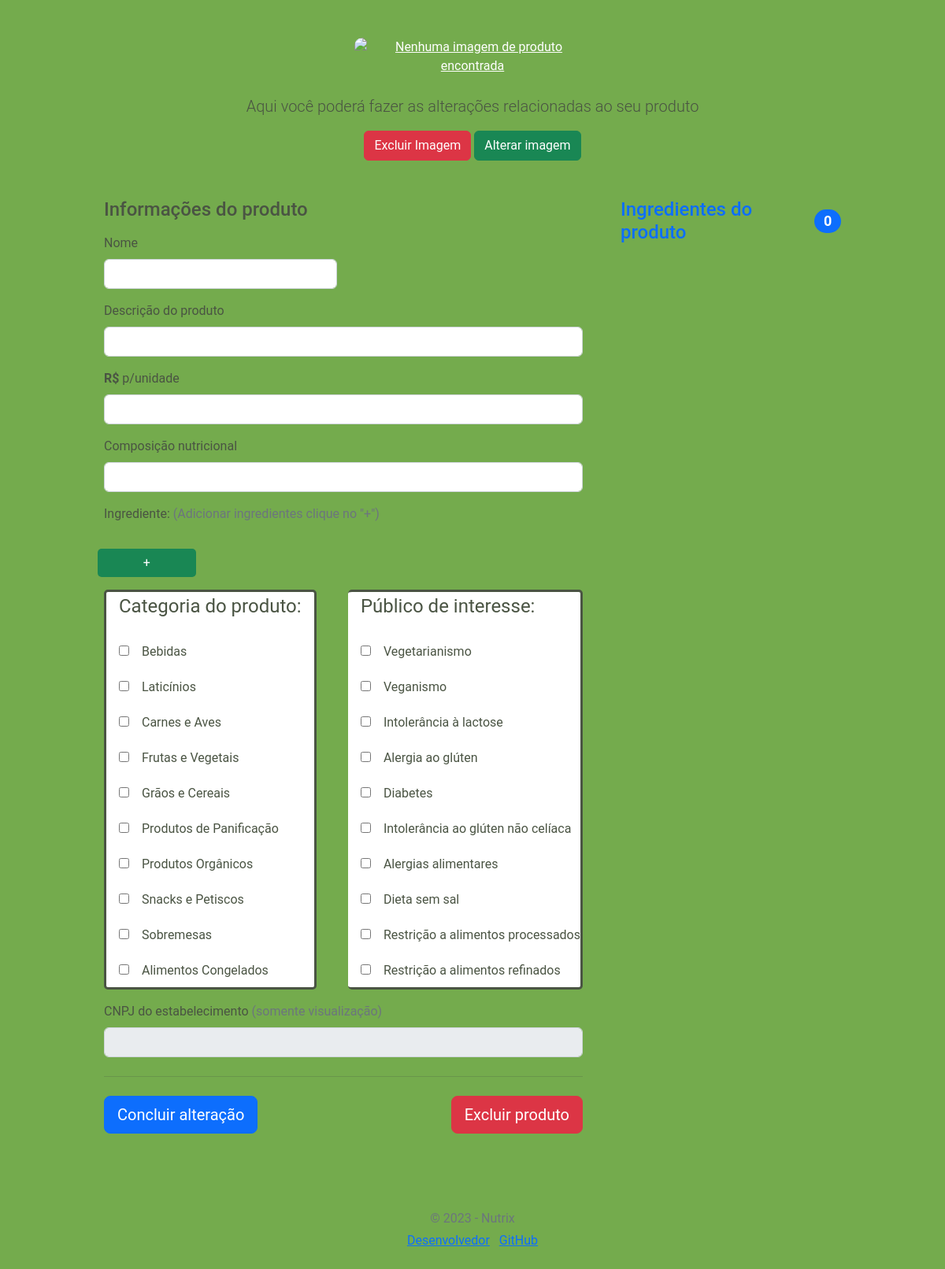
Screenshot of /estabelecimento/alterar_produto.php with the database file from the repository.
### tables this page shows
CREATE TABLE categoria(

  cod INT(6) PRIMARY KEY AUTO_INCREMENT,
  tipo TINYTEXT,
  nome TINYTEXT,
  descricao TINYTEXT
);

### estabelecimento/alterar_produto.php (the view, shortened to what this page needs)
<?php
require_once "../conexao.php";
$codProduto = $_GET['cod'];
$sql = "SELECT * FROM ingrediente
INNER JOIN produto_ingrediente ON produto_ingrediente.cod_ingrediente = ingrediente.cod
WHERE produto_ingrediente.cod_produto = '$codProduto'";
$result = mysqli_query($conexao, $sql);
$somaIngredientes = $result->num_rows;
?>
<!doctype html>
<html lang="en">
<head>
  <link href="../estilos/bootstrap-exemplos/assets/dist/css/bootstrap.min.css" rel="stylesheet">
  <link rel="stylesheet" type="text/css" href="../estilos/estilo.css">
  <link href="form-validation.css" rel="stylesheet">
</head>
<body>
  <div class="container">
    <main>
      <div class="py-5 text-center">
        <?php if($foto === ""){?>
       <img class="d-block mx-auto mb-4" src="<?php echo $foto ?>" alt="Nenhuma imagem de produto encontrada" style="color: white; text-decoration: underline; cursor: url('../img/svg/sadCursor.svg'), auto;">
        <?php }else{ ?>
       <img class="d-block mx-auto mb-4" src="<?php echo $foto ?>" alt="Nenhuma imagem de produto encontrada" style="color: white; text-decoration: underline;">
     <?php }?>
        <p class="lead">Aqui você poderá fazer as alterações relacionadas ao seu produto</p>
        <div class="mt-3">
          <a href="drop_image.php?cod=<?php echo $codProduto; ?>" class="btn btn-danger">Excluir Imagem</a>
          <a href="#" class="btn btn-success open-modal" data-toggle="modal" data-target="#myModal">Alterar imagem</a>
        </div>
      </div>
      <div class="row g-5">
        <div class="col-md-5 col-lg-4 order-md-last">
          <h4 class="d-flex justify-content-between align-items-center mb-3">
            <span class="text-primary">Ingredientes do produto</span>
            <span class="badge bg-primary rounded-pill"><?php echo $somaIngredientes; ?></span>
          </h4>
        </div>
        <div class="col-md-7 col-lg-8">
          <h4 class="mb-3">Informações do produto</h4>
          <form class="needs-validation" id="formulario" action="update_produto.php?cod=<?php echo $codProduto?>" method="POST" enctype="multipart/form-data">
            <div class="row g-3">
              <div class="col-sm-6">
                <label for="nome" class="form-label">Nome</label>
                <input type="text" class="form-control" name="nome" id="nome" placeholder="" value="<?php echo $nome_produto; ?>" required="">
              </div>
              <div class="col-12">
                <label for="descricao" class="form-label">Descrição do produto</label>
                <div class="input-group has-validation">
                  <input type="text" class="form-control" name="descricao" id="descricao" placeholder="" required="" value="<?php echo $descricao_produto; ?>">
                </div>
              </div>
              <div class="col-12">
                <label for="valor" class="form-label"><strong>R$</strong> p/unidade</label>
                <input type="text" class="form-control" name="valor" id="valor" pattern="\d{1,10}\.\d{0,4}" title="Valor máximo 9999999999.9999" placeholder="" value="<?php echo $valor_produto; ?>">
              </div>
              <div class="col-12">
                <label for="composicao" class="form-label">Composição nutricional</label>
                <input type="text" class="form-control" name="composicao" id="composicao" required="" value="<?php echo $composicao ?>">
              </div>
              <label for="descricao">Ingrediente:<span class="text-muted"> (Adicionar ingredientes clique no "+")</span></label>
              <button type="button" class="btn btn-success" id="adicionarIngrediente">&plus;</button>
              <div class="d-flex justify-content-between">
                <div class="listaUm">
                  <fieldset class="col-12">
                    <legend style="float: none; margin: 1rem;">Categoria do produto: </legend>
                    <label>
                      <?php
                      $sql = $conexao->query("SELECT cod, nome FROM categoria WHERE tipo = 'estabelecimento'");
                      while ($obj = $sql->fetch_object()) {
                        ?>
                        <input style="float: none; margin: 1rem;" type="checkbox" name="categoria_produto[]" value="<?php echo $obj->cod; ?>"><?php echo $obj->nome; ?><br>
                        <?php
                      }
                      ?>
                    </label><br>
                  </fieldset>
                </div>
                <div class="listaDois">
                  <fieldset class="col-12">
                    <legend style="float: none; margin: 1rem;">Público de interesse: </legend>
                    <label>
                      <?php
                      $sql = $conexao->query("SELECT cod, nome FROM categoria WHERE tipo = 'cliente'");
                      while ($obj = $sql->fetch_object()) {
                        ?>
                        <input style="float: none; margin: 1rem;" type="checkbox" name="categoria_cliente[]" value="<?php echo $obj->cod; ?>"><?php echo $obj->nome; ?><br>
                        <?php
                      }
                      ?>
                    </label><br>
                  </fieldset>
                </div>
              </div>
              <div class="col-12">
                <label for="cnpj" class="form-label">CNPJ do estabelecimento<span class="text-muted"> (somente visualização)</span></label>
                <input type="text" class="form-control" name="cnpj" value="<?php echo $cnpj; ?>" disabled id="cnpj" placeholder="">
              </div>
            </div>
            <hr class="my-4">
            <div class="d-flex justify-content-between">
              <button class="btn btn-primary btn-lg" type="submit">Concluir alteração</button>
              <button class="btn btn-danger btn-lg"><a href="drop_produto.php?cod=<?php echo $codProduto; ?>">Excluir produto</a></button>
            </div>
          </form>
        </div>
      </div>
    </main>
    <footer class="my-5 pt-5 text-muted text-center text-small">
      <p class="mb-1">© 2023 - Nutrix</p>
      <ul class="list-inline">
        <li class="list-inline-item"><a href="#">Desenvolvedor</a></li>
        <li class="list-inline-item"><a href="#">GitHub</a></li>
      </ul>
    </footer>
  </div>
</body>
</html>

### estilos/estilo.css (style rules this page uses)
body { font-family: 'Roboto', sans-serif; background-color: #82BF56; }

### estabelecimento/alterar_produto.php (style rules this page uses)
body { font-family: 'Roboto', sans-serif; color: #4A5443; background-color: #74AB4D; }
.container { max-width: 960px; }
.listaUm { background-color: white; border-radius: 5px; border: solid #4A5443; }
.listaDois { background-color: white; border-radius: 5px; border: solid #4A5443; border-left: 2.5px; }
button[type=button] { width: 20%; border: none; border-radius: 5px; color: #fff; font-size: 1rem; cursor: pointer; }
button > a { text-decoration: none; color: white; }
main > div > img { max-width: 300px; max-height: 600px; border-radius: 10px; }

### rows the page displays
categoria: nome "Bebidas"
categoria: nome "Laticínios"
categoria: nome "Carnes e Aves"
categoria: nome "Frutas e Vegetais"
categoria: nome "Grãos e Cereais"
categoria: nome "Produtos de Panificação"
categoria: nome "Produtos Orgânicos"
categoria: nome "Snacks e Petiscos"
categoria: nome "Sobremesas"
categoria: nome "Alimentos Congelados"
categoria: nome "Vegetarianismo"
categoria: nome "Veganismo"
categoria: nome "Intolerância à lactose"
categoria: nome "Alergia ao glúten"
categoria: nome "Diabetes"
categoria: nome "Intolerância ao glúten não celíaca"
categoria: nome "Alergias alimentares"
categoria: nome "Dieta sem sal"
categoria: nome "Restrição a alimentos processados"
categoria: nome "Restrição a alimentos refinados"

### other values shown
$somaIngredientes "0"
